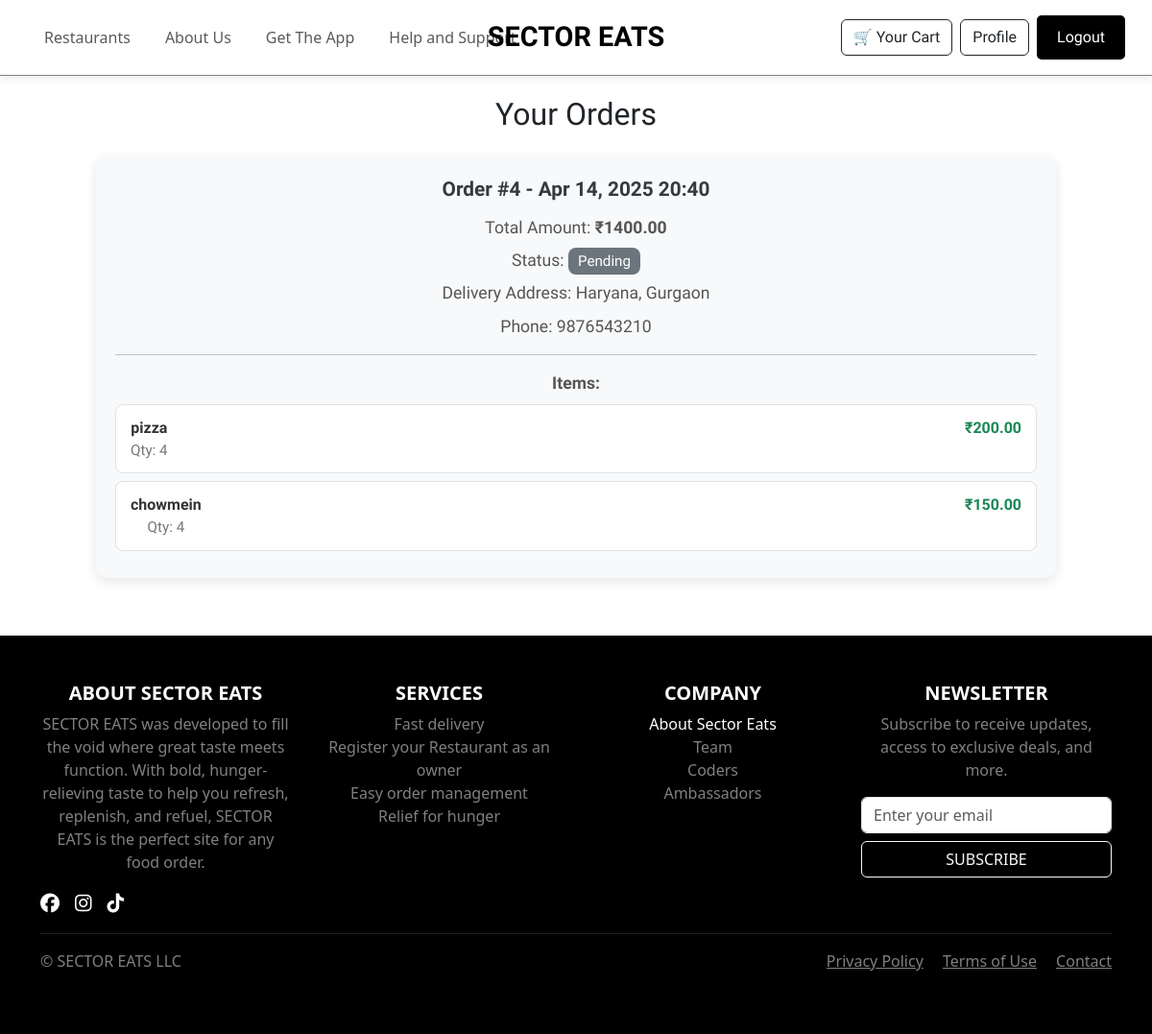
The app's page /my-orders/ (signed in) with its own data.
### RestaurantApp/models.py (models this page shows, shortened)
class Order(models.Model):
    user = models.ForeignKey(User, on_delete=models.CASCADE)
    created_at = models.DateTimeField(auto_now_add=True)
    total_amount = models.DecimalField(max_digits=8, decimal_places=2)
    address = models.TextField()
    city = models.CharField(max_length=100)
    phone = models.CharField(max_length=15)
    status = models.CharField(
        max_length=50,
        choices=[
            ('Pending', 'Pending'),
            ('Accepted', 'Accepted'),
            ('Rejected', 'Rejected'),
            ('Out for Delivery', 'Out for Delivery'),
            ('Delivered', 'Delivered'),
        ],
        default='Pending'
    )

class OrderItem(models.Model):
    order = models.ForeignKey(Order, on_delete=models.CASCADE, related_name='items')
    item = models.ForeignKey(MenuItem, on_delete=models.CASCADE)
    quantity = models.PositiveIntegerField()
    price = models.DecimalField(max_digits=6, decimal_places=2)

class MenuItem(models.Model):
    restaurant = models.ForeignKey('Restaurant', on_delete=models.CASCADE)
    name = models.CharField(max_length=100)
    description = models.TextField()
    price = models.DecimalField(max_digits=6, decimal_places=2)
    image = models.ImageField(upload_to='menu_items/', null=True, blank=True)

### RestaurantApp/decorators.py (the view)
    def _wrapped_view(request, *args, **kwargs):
        user = request.user
        if not user.is_authenticated:
            messages.error(request, "Please login to continue.")
            return redirect('login_view')
        try:
            profile = Profile.objects.get(user=user)
        except Profile.DoesNotExist:
            messages.error(request, "User profile not found.")
            return redirect('login_view')
        if user.is_staff or profile.role == 'restaurant_admin':
            messages.error(request, "Admins are not allowed to access the user portal.")
            return redirect('login_view')
        return view_func(request, *args, **kwargs)

### RestaurantApp/views.py (called while the page is built)
@login_required
@user_required
def user_orders(request):
    orders = Order.objects.filter(user=request.user).prefetch_related('items__item').order_by('-created_at')
    return render(request, 'user_orders.html', {'orders': orders})

### templates/user_orders.html (shortened to what this page needs)
{% extends "base.html" %}
{% load static %}
{% block main %}
<div class="orders-container">
    <h2 class="text-center mb-4">Your Orders</h2>
    {% for order in orders %}
        <div class="order-card">
            <div class="order-header">Order #{{ order.id }} - {{ order.created_at|date:"M d, Y H:i" }}</div>
            <div class="order-info">Total Amount: <strong>₹{{ order.total_amount }}</strong></div>
            <div class="order-info">Status:
                <span class="badge-status
                    {% if order.status == 'Delivered' %}bg-success text-white
                    {% elif order.status == 'Out for Delivery' %}bg-warning text-dark
                    {% elif order.status == 'Accepted' %}bg-info text-dark
                    {% elif order.status == 'Rejected' %}bg-danger
                    {% else %}bg-secondary text-white
                    {% endif %}
                ">
                    {{ order.status }}
                </span>
            </div>
            <div class="order-info">Delivery Address: {{ order.address }}, {{ order.city }}</div>
            <div class="order-info">Phone: {{ order.phone }}</div>
            <hr>
            <div class="order-info mb-2"><strong>Items:</strong></div>
            {% for item in order.items.all %}
                <div class="item-box d-flex justify-content-between">
                    <div>
                        <div class="item-name">{{ item.item.name }}</div>
                        <div class="item-details">Qty: {{ item.quantity }}</div>
                    </div>
                    <div class="fw-semibold text-success">₹{{ item.price|floatformat:2 }}</div>
                </div>
            {% endfor %}
        </div>
    {% empty %}
        <p class="text-center text-muted">You haven't placed any orders yet.</p>
    {% endfor %}
</div>
{% endblock %}

### templates/base.html (style rules this page uses)
html, body { height: 100%; display: flex; flex-direction: column; text-align: center; }

### templates/user_orders.html (style rules this page uses)
.orders-container { max-width: 1000px; margin: 100px auto 60px auto; font-family: 'Oswald', sans-serif; position: relative; }
.order-card { position: relative; background-color: #f8f9fa; border-radius: 12px; box-shadow: 0 4px 12px rgba(0, 0, 0, 0.1); padding: 20px; margin-bottom: 30px; transition: transform 0.3s ease, box-shadow 0.3s ease; overflow: hidden; }
.order-header { font-size: 1.3rem; font-weight: bold; margin-bottom: 10px; color: #343a40; }
.order-info { margin-bottom: 8px; font-size: 1.1rem; color: #555; }
.badge-status { font-size: 0.95rem; padding: 5px 10px; border-radius: 8px; }
.item-box { background-color: #fff; padding: 12px 15px; border-radius: 8px; margin-bottom: 8px; border: 1px solid #dee2e6; }
.item-name { font-weight: bold; color: #333; }
.item-details { font-size: 0.95rem; color: #777; }

### records on screen
Order: id "4", created_at "Apr 14, 2025 20:40", total_amount "1400.00", status "Pending", address "Haryana", city "Gurgaon", phone "9876543210"
OrderItem: item.name "pizza", quantity "4", price "200.00"
OrderItem: item.name "chowmein", quantity "4", price "150.00"
